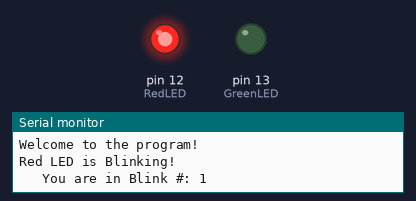
This sketch was run on a simulated Arduino Uno, built with avr-gcc and run on an emulated ATmega328P. Parts: output pins drawn as LEDs (lit = HIGH), the last lines printed to the serial monitor.

Above: at 0.2 s.
At 6.2 s:
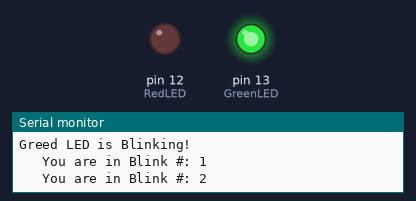
At 11.7 s:
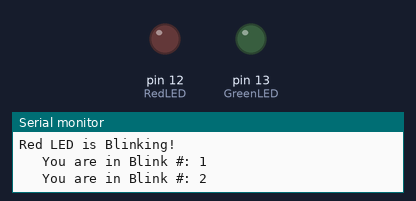
Timing chart, 0 to 13.0 s (numbered marks = the images above):
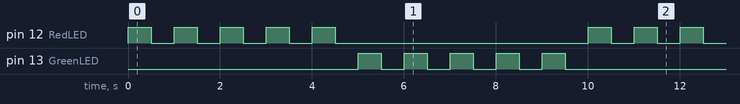

The sketch:

1_Actions_In_Serial.ino
```cpp
/*Mostrando Ações no Monitor Serial*/

/*Declararemos aqui nossas variáveis de apoio:
  - Variaveis de identificação dos pinos utilizados
    - Strings para informação
*/
int RedLED = 12;
int GreenLED = 13;
String start = "Welcome to the program!";
String RedBlink = "Red LED is Blinking!";
String GreenBlink = "Greed LED is Blinking!";
String Blink = "   You are in Blink #: ";

/*Função Setup iniciando a comunicação UART
  e definindo as saidas como OUTPUT
*/
void setup(){

  Serial.begin(9600,SERIAL_8N1);

  pinMode(RedLED, OUTPUT);
  pinMode(GreenLED, OUTPUT);

  Serial.println(start);
}


/*Para ambos os leds fazemos o mesmo procedimento:
  mudamos seu estado alto/baixo e mostramos quantas vezes
    o LED piscou
*/
void loop(){

Serial.println(RedBlink);
  for(int i=0; i<5; i++){
    Serial.print(Blink); Serial.println((i+1));
    digitalWrite(RedLED, HIGH);
    delay(500);
    digitalWrite(RedLED,LOW);
    delay(500);
   }
  Serial.println(" ");

Serial.println(GreenBlink);
  for(int i=0; i<5; i++){
    Serial.print(Blink); Serial.println((i+1));
    digitalWrite(GreenLED, HIGH);
    delay(500);
    digitalWrite(GreenLED,LOW);
    delay(500);
   }
  Serial.println(" ");
}
```

Measured:
- by itself, pin 12 (RedLED), pin 13 (GreenLED): repeats every 10.0 s: 4 × (LOW 0.50 s, HIGH 0.50 s), LOW 5.5 s, HIGH 0.50 s
- by itself, everything shown: repeats every 10.0 s, in 20 steps
